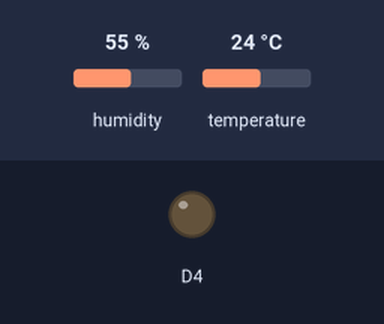
Simulated run of this sketch. Board: ESP8266 (NodeMCU). Shown: output pins drawn as LEDs (lit = HIGH). Inputs (shaded band) come from the test bench; at power-on: humidity 55 %, temperature 24 °C. WiFi joins after 1.5 s; servers stay silent unless stated; uploads are accepted with an empty reply; what the sketch prints to the serial monitor is not drawn.

Above: at 5.8 s.
At 11.8 s:
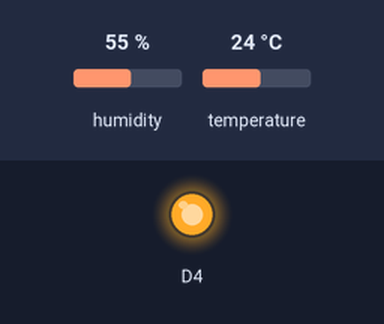
Timing chart, 0 to 15.3 s (numbered marks = the images above):
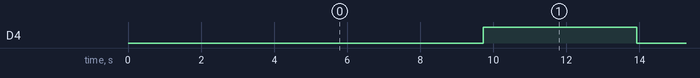

The sketch:

tempReport_nodeV1.ino.ino
```cpp
/**
 * tempReport.ino
 *
 *  Created on: 20.10.2016
 *  by siczones
 */

#include <Arduino.h>

#include <ESP8266WiFi.h>
#include <ESP8266WiFiMulti.h>
#include <ESP8266HTTPClient.h>

#include "DHT.h"

#define DHTPIN D2     // what pin we're connected to
#define DHTTYPE DHT11   // DHT 11
#define USE_SERIAL Serial

ESP8266WiFiMulti WiFiMulti;
const char* ssid     = "siczones";
const char* password = "1234567896";

DHT dht(DHTPIN, DHTTYPE);

void setup() {
    //pinMode(LED_BUILTIN, OUTPUT);
    USE_SERIAL.begin(115200);
   // USE_SERIAL.setDebugOutput(true);
    pinMode(LED_BUILTIN, OUTPUT);     // Initialize the LED_BUILTIN pin as an output
    dht.begin();

    USE_SERIAL.println();
    USE_SERIAL.println();
    USE_SERIAL.println();

    for(uint8_t t = 4; t > 0; t--) {
        USE_SERIAL.printf("[SETUP] WAIT %d...\n", t);
        USE_SERIAL.flush();
        delay(500);
    }
    WiFiMulti.addAP(ssid, password);
}

void loop() {
    // wait for WiFi connection
    if((WiFiMulti.run() == WL_CONNECTED)) {
        // DHT section
        float humidity = dht.readHumidity();
        // Read temperature as Celsius (the default)
        float temperature = dht.readTemperature();
        Serial.print("Humidity: ");
        Serial.print(humidity);
        Serial.print(" %\t");
        Serial.print("Temperature: ");
        Serial.print(temperature);

        HTTPClient http;

        USE_SERIAL.print("\n[HTTP] begin...\n");
        // configure traged server and url
        //http.begin("https://192.168.1.12/test.html", "7a 9c f4 db 40 d3 62 5a 6e 21 bc 5c cc 66 c8 3e a1 45 59 38"); //HTTPS
        String host = "http://siczones.coe.psu.ac.th/cgi-bin/UploadThingSpeakWithSensor.py?key=abcd";
        String url[2];
        url[0] = host + "&Field7=" + temperature;
        url[1] = host + "&Field3=" + humidity;

        for(int i=0;i < 2;i++){
            http.begin(url[i]); //HTTP

            USE_SERIAL.print("[HTTP] GET...\n");
            // start connection and send HTTP header
            int httpCode = http.GET();

            // httpCode will be negative on error
            if(httpCode > 0) {
                // HTTP header has been send and Server response header has been handled
                USE_SERIAL.printf("[HTTP] GET... code: %d\n", httpCode);

                // file found at server
                if(httpCode == HTTP_CODE_OK) {
                    String payload = http.getString();
                    USE_SERIAL.println(payload);
                }
            } else {
                USE_SERIAL.printf("[HTTP] GET... failed, error: %s\n", http.errorToString(httpCode).c_str());
            }

            http.end();
            digitalWrite(LED_BUILTIN, LOW);
            delay(6000);
            digitalWrite(LED_BUILTIN, HIGH);
            delay(4000);
        }
    }
    else{
        Serial.println("=================================================================");
        Serial.println(".......................Wi-Fi is not connect!.....................");
        Serial.println("=================================================================");
        // DHT section
        float humidity = dht.readHumidity();
        // Read temperature as Celsius (the default)
        float temperature = dht.readTemperature();
        Serial.print("Humidity: ");
        Serial.print(humidity);
        Serial.print(" %\t");
        Serial.print("Temperature: ");
        Serial.println(temperature);
        //Serial.println("=================================================================");
        digitalWrite(LED_BUILTIN, LOW);
        delay(250);
        digitalWrite(LED_BUILTIN, HIGH);
        delay(250);
    }
}
```

Measured:
- by itself, D4: alternates HIGH for 4.2 s and LOW for 6.0 s
